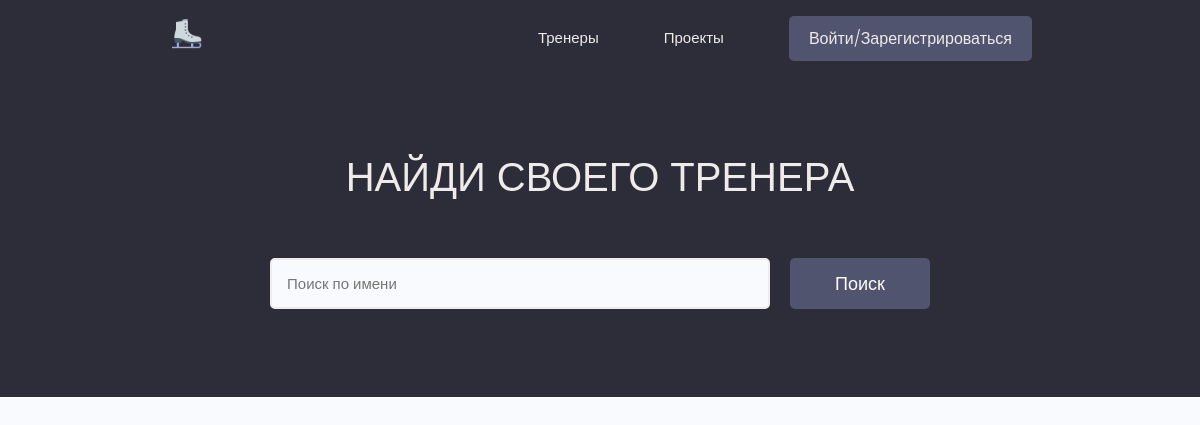
The app's page /, older data.
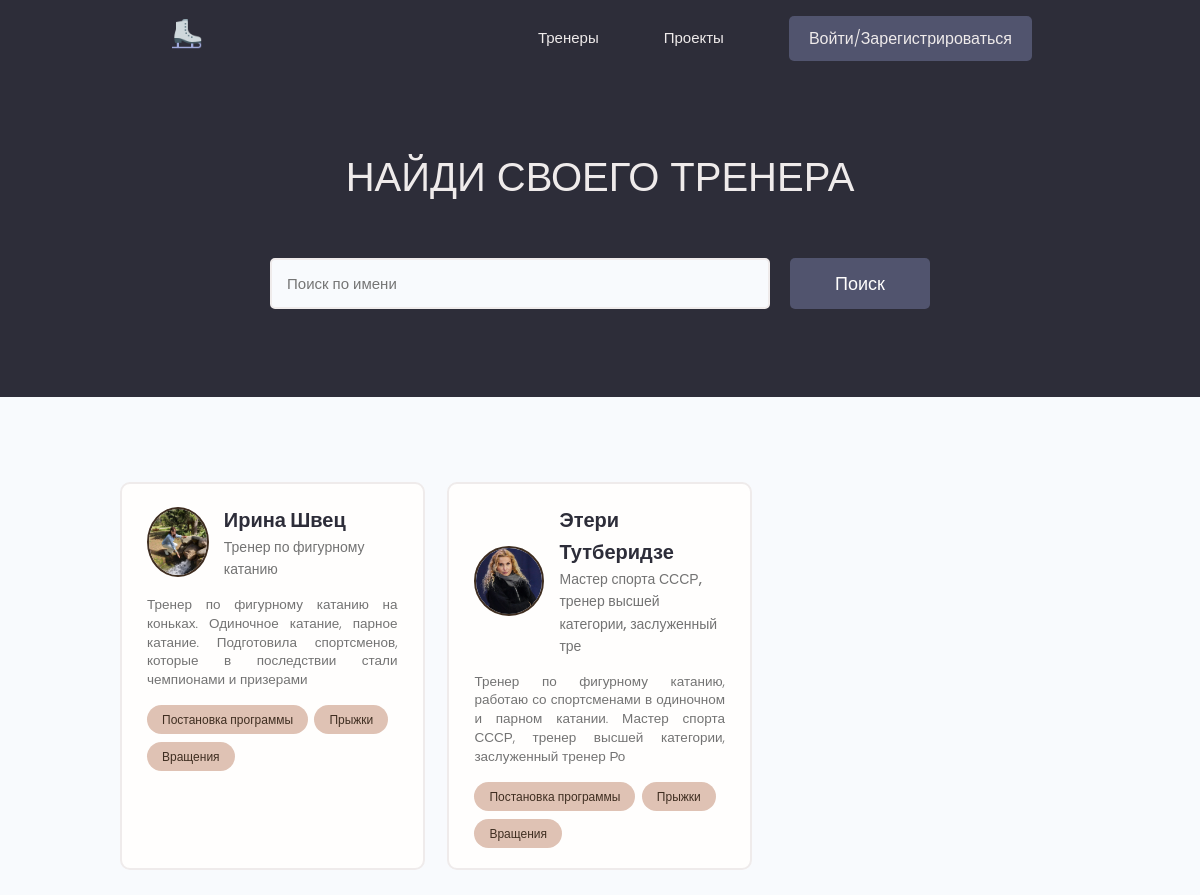
The same page, newer data.
### users/models.py (models this page shows, shortened)
class Profile(models.Model):
    user = models.OneToOneField(User, on_delete=models.CASCADE, null=True, blank=True)
    name = models.CharField(max_length=200, null=True, blank=True)
    email = models.EmailField(max_length=500, null=True, blank=True)
    username = models.CharField(max_length=200, null=True, blank=True)
    short_info = models.CharField(max_length=200, null=True, blank=True)
    bio = models.TextField(null=True, blank=True)
    profile_image = models.ImageField(null=True, blank=True, upload_to='profiles/', default='profiles/user-default.png')
    social_youtube = models.CharField(max_length=200, null=True, blank=True)
    social_website = models.CharField(max_length=200, null=True, blank=True)
    created = models.DateTimeField(auto_now_add=True)

class Skill(models.Model):
    owner = models.ForeignKey(Profile, on_delete=models.CASCADE, null=True, blank=True)
    name = models.CharField(max_length=200, null=True, blank=True)
    description = models.TextField(null=True, blank=True)
    created = models.DateTimeField(auto_now_add=True)
    def __str__(self):
        return f"{self.name}"

### users/views.py (the view)
# urls.py: path("", views.profiles, name="profiles"),
def profiles(request):
    prof, search_query = search_profile(request)
    context = {
        'profiles': prof,
        'search_query': search_query
    }
    return render(request, 'users/index.html', context)

### users/utils.py (called while the page is built)
def search_profile(request):
    search_query = ""
    if request.GET.get('search_query'):
        search_query = request.GET.get('search_query')
    skills = Skill.objects.filter(name__icontains=search_query)
    profiles = Profile.objects.distinct().filter(Q(name__icontains=search_query) |
                                                 Q(short_info__icontains=search_query) |
                                                 Q(skill__in=skills)
                                                 )
    return profiles, search_query

### users/templates/users/index.html (shortened to what this page needs)
{% extends 'projects/base.html' %}
{% block content %}
  <main class="home">
    <section class="hero-section text-center">
      <div class="container container--narrow">
        <div class="hero-section__box">
          <h2>Найди своего тренера</h2>
        </div>
        <div class="hero-section__search">
          <form class="form" action="{% url 'profiles' %}" method="get">
            <div class="form__field">
              <input class="input input--text" id="formInput#search" type="text" name="search_query" value="{{ search_query }}"
                placeholder="Поиск по имени" />
            </div>
            <input class="btn btn--sub btn--lg" type="submit" value="Поиск" />
          </form>
        </div>
      </div>
    </section>
    <section class="devlist">
      <div class="container">
        <div class="grid grid--three">
          {% for profile in profiles %}
          <div class="column card">
            <div class="dev">
              <a href="{% url 'user_profile' profile.id %}" class="card__body">
                <div class="dev__profile">
                  <img class="avatar avatar--md" src="{{ profile.profile_image.url }}" alt="image" />
                  <div class="dev__meta">
                    <h3>{{ profile.name }}</h3>
                    <h5>{{ profile.short_info|slice:"60" }}</h5>
                  </div>
                </div>
                <p class="dev__info">
                  {{ profile.bio|slice:"150" }}
                </p>
                <div class="dev__skills">
                  {% for skill in profile.skill_set.all|slice:"3" %}
                  <span class="tag tag--pill tag--main">
                    <small>{{ skill }}</small>
                  </span>
                  {% endfor %}
                </div>
              </a>
            </div>
          </div>
          {% endfor %}
        </div>
      </div>
    </section>
  </main>
{% endblock %}

Row changes from the older to the newer data that the page shows:
added Profile: profile_image (picture), name "Ирина Швец", short_info "Тренер по фигурному катанию", bio "Тренер по фигурному катанию на коньках. Одиночное катание, парное катание. Подготовила спортсменов, которые в последствии стали чемпионами и призерами"
added Skill: name "Постановка программы", shown under "Ирина Швец"
added Skill: name "Прыжки", shown under "Ирина Швец"
added Skill: name "Вращения", shown under "Ирина Швец"
added Profile: profile_image (picture), name "Этери Тутберидзе", short_info "Мастер спорта СССР, тренер высшей категории, заслуженный тре", bio "Тренер по фигурному катанию, работаю со спортсменами в одиночном и парном катании. Мастер спорта СССР, тренер высшей категории, заслуженный тренер Ро"
added Skill: name "Постановка программы", shown under "Этери Тутберидзе"
added Skill: name "Прыжки", shown under "Этери Тутберидзе"
added Skill: name "Вращения", shown under "Этери Тутберидзе"
